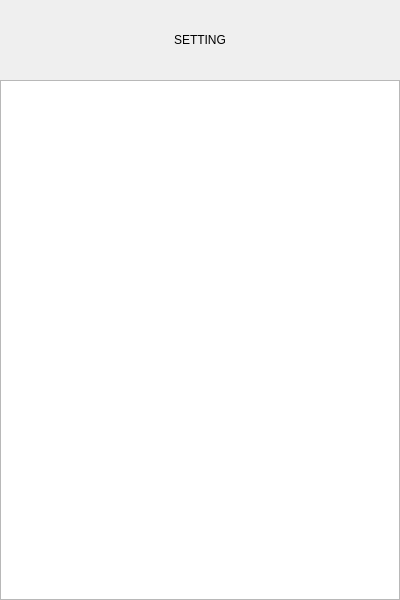
<?xml version="1.0" encoding="UTF-8"?>
<ui version="4.0">
 <class>WidgetSettingMain</class>
 <widget class="QWidget" name="WidgetSettingMain">
  <property name="geometry">
   <rect>
    <x>0</x>
    <y>0</y>
    <width>400</width>
    <height>600</height>
   </rect>
  </property>
  <property name="minimumSize">
   <size>
    <width>400</width>
    <height>600</height>
   </size>
  </property>
  <property name="windowTitle">
   <string>Form</string>
  </property>
  <layout class="QVBoxLayout" name="verticalLayout">
   <property name="spacing">
    <number>0</number>
   </property>
   <property name="leftMargin">
    <number>0</number>
   </property>
   <property name="topMargin">
    <number>0</number>
   </property>
   <property name="rightMargin">
    <number>0</number>
   </property>
   <property name="bottomMargin">
    <number>0</number>
   </property>
   <item>
    <widget class="QWidget" name="widgetTitle" native="true">
     <property name="minimumSize">
      <size>
       <width>400</width>
       <height>80</height>
      </size>
     </property>
     <layout class="QHBoxLayout" name="horizontalLayout">
      <item>
       <spacer name="horizontalSpacer">
        <property name="orientation">
         <enum>Qt::Horizontal</enum>
        </property>
        <property name="sizeHint" stdset="0">
         <size>
          <width>148</width>
          <height>20</height>
         </size>
        </property>
       </spacer>
      </item>
      <item>
       <widget class="QLabel" name="label">
        <property name="text">
         <string>SETTING</string>
        </property>
       </widget>
      </item>
      <item>
       <spacer name="horizontalSpacer_2">
        <property name="orientation">
         <enum>Qt::Horizontal</enum>
        </property>
        <property name="sizeHint" stdset="0">
         <size>
          <width>148</width>
          <height>20</height>
         </size>
        </property>
       </spacer>
      </item>
     </layout>
    </widget>
   </item>
   <item>
    <widget class="QListView" name="listView">
     <property name="minimumSize">
      <size>
       <width>400</width>
       <height>520</height>
      </size>
     </property>
    </widget>
   </item>
  </layout>
 </widget>
 <resources/>
 <connections/>
</ui>
